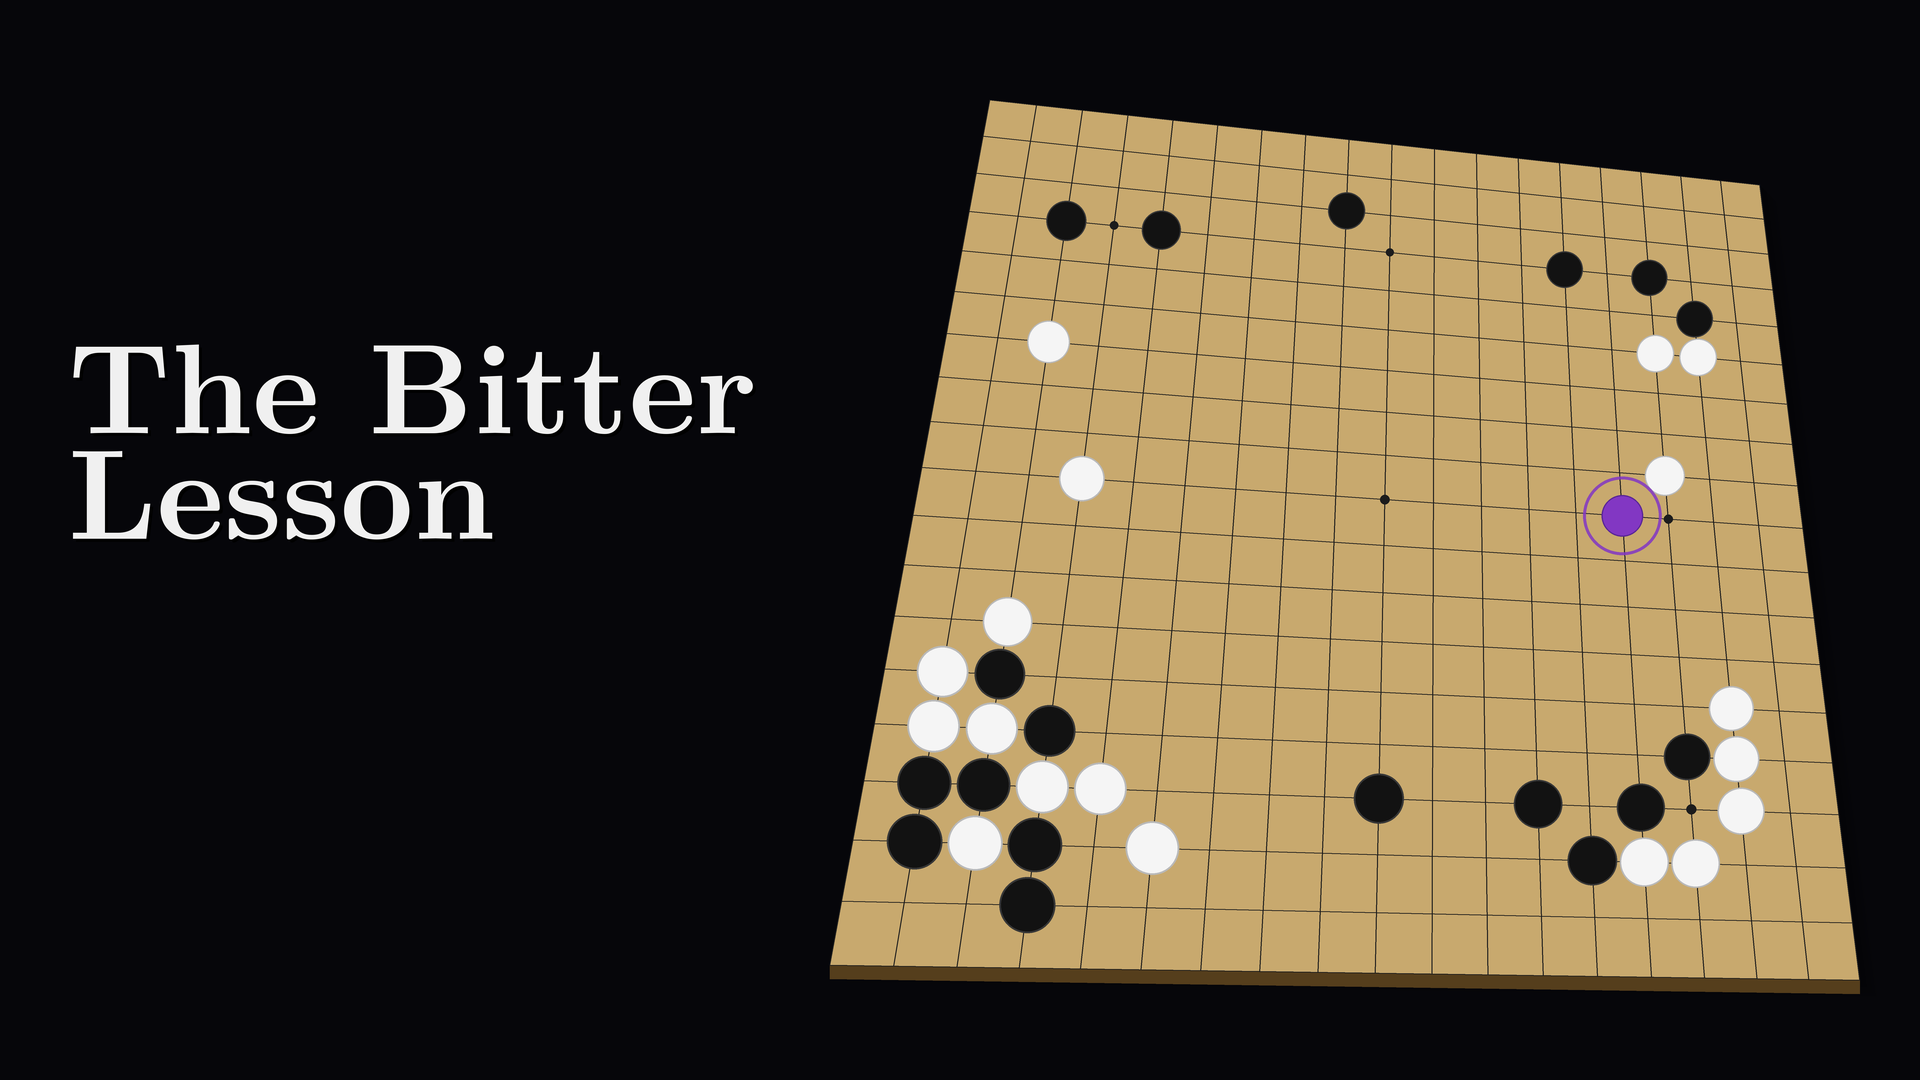

Reproduce this figure in Python.
#!/usr/bin/env python3
"""
thumbnail.py — YouTube thumbnail for "The Bitter Lesson".

Output: thumbnail.png  (1920×1080, 4× supersampled then bicubic-downscaled)
Run:    python3 thumbnail.py
"""

import numpy as np
from PIL import Image, ImageDraw, ImageFont

# ─── canvas ────────────────────────────────────────────────────────────────
SCALE = 4
W,  H  = 1920, 1080
WS, HS = W * SCALE, H * SCALE

# ─── colors ────────────────────────────────────────────────────────────────
BG_COL      = (6,   6,  10)
BOARD_COL   = (200, 169, 110)
GRID_COL    = (28,  28,  28)
STAR_COL    = (28,  28,  28)
BLACK_STONE = (18,  18,  18)
WHITE_STONE = (245, 245, 245)
PURPLE      = (130,  55, 195)   # muted violet
TITLE_COL   = (240, 240, 240)

# ─── board moves (37 total, black starts) ─────────────────────────────────
# (i, j): i = col 0–18 left→right, j = row 0–18 near→far
MOVES = [
    (15,15),(3,3),(2,15),(16,3),(14,3),(14,2),(13,2),   # 1–7
    (15,2),(2,5),(5,2),(12,3),(16,5),(8,16),(3,9),       # 8–14
    (15,4),(16,4),(2,3),(2,2),(1,2),(2,4),(1,3),         # 15–21
    (1,4),(3,4),(1,5),(3,2),(4,3),(3,1),(2,6),           # 22–28
    (9,3),(2,12),(4,15),(16,13),(16,14),(15,13),(13,15),(15,10),  # 29–36
    (14,9),                                               # 37
]
MOVE37_IDX   = 36
MOVE37_COORD = (14, 9)
STAR_PTS     = [(i,j) for i in [3,9,15] for j in [3,9,15]]

# ─── font paths ────────────────────────────────────────────────────────────
LM_DIR  = "/usr/local/texlive/2025/texmf-dist/fonts/opentype/public/lm/"
FONT_BD = LM_DIR + "lmroman10-bold.otf"
FONT_RG = LM_DIR + "lmroman10-regular.otf"

# ─── board perspective ─────────────────────────────────────────────────────
# Natural overhead angle (~55° tilt, slight horizontal rotation).
# j=0  = near (bottom, larger)  j=18 = far (top, smaller)
# Top edge ≈ 76 % of bottom edge → moderate, natural-looking perspective.
CORNERS_1X = {
    (0,  18): (990,  100),   # top-left  far
    (18, 18): (1760, 185),   # top-right far
    (18,  0): (1860, 980),   # bot-right near
    (0,   0): (830,  965),   # bot-left  near
}

def _homography(src, dst):
    A = []
    for (xs,ys),(xd,yd) in zip(src,dst):
        A += [[-xs,-ys,-1,0,0,0,xd*xs,xd*ys,xd],
              [0,0,0,-xs,-ys,-1,yd*xs,yd*ys,yd]]
    _,_,V = np.linalg.svd(np.array(A,float))
    M = V[-1].reshape(3,3)
    return M / M[2,2]

_SRC = [(0,0),(18,0),(18,18),(0,18)]
_DST = [(x*SCALE, y*SCALE) for (i,j),(x,y) in sorted(
        CORNERS_1X.items(),
        key=lambda kv: (_SRC[[(0,0),(18,0),(18,18),(0,18)].index(kv[0])],)
    )]
# build DST in the same order as SRC
_DST = [
    (CORNERS_1X[(0, 0)][0]*SCALE,  CORNERS_1X[(0, 0)][1]*SCALE),
    (CORNERS_1X[(18,0)][0]*SCALE,  CORNERS_1X[(18,0)][1]*SCALE),
    (CORNERS_1X[(18,18)][0]*SCALE, CORNERS_1X[(18,18)][1]*SCALE),
    (CORNERS_1X[(0, 18)][0]*SCALE, CORNERS_1X[(0, 18)][1]*SCALE),
]
_H = _homography(_SRC, _DST)

def b2s(i, j):
    """Board grid (i,j) → super-sampled screen (x,y)."""
    v = _H @ np.array([i, j, 1.0])
    return float(v[0]/v[2]), float(v[1]/v[2])

def local_radius(i, j):
    dx = np.linalg.norm(np.subtract(b2s(i+.5,j), b2s(i-.5,j)))
    dy = np.linalg.norm(np.subtract(b2s(i,j+.5), b2s(i,j-.5)))
    return (dx + dy) / 2 * 0.46

# ─── helpers ───────────────────────────────────────────────────────────────

def alpha_ring(img, cx, cy, r, color, width, alpha):
    """Draw a single anti-aliased ring on a transparent layer and composite."""
    layer = Image.new('RGBA', img.size, (0,0,0,0))
    d     = ImageDraw.Draw(layer)
    d.ellipse([cx-r, cy-r, cx+r, cy+r],
              outline=(*color, alpha), width=width)
    img.alpha_composite(layer)

def draw_single_ring(img, cx, cy, stone_r, color):
    """One clean ring just outside the stone edge."""
    ring_width = max(SCALE * 3, int(stone_r * 0.12))
    r          = int(stone_r * 1.90)
    alpha_ring(img, cx, cy, r, color, ring_width, 220)

def draw_board_shadow(img):
    """Soft drop-shadow underneath the near edge for 3-D depth."""
    layer = Image.new('RGBA', img.size, (0,0,0,0))
    d     = ImageDraw.Draw(layer)
    steps = 24
    for k in range(steps, 0, -1):
        off   = int(k * SCALE * 0.8)
        alpha = int(90 * (1 - k/steps) ** 0.7)
        pts   = [
            (int(b2s(0, 0)[0]+off),  int(b2s(0, 0)[1]+off)),
            (int(b2s(18,0)[0]+off),  int(b2s(18,0)[1]+off)),
            (int(b2s(18,18)[0]+off), int(b2s(18,18)[1]+off)),
            (int(b2s(0, 18)[0]+off), int(b2s(0, 18)[1]+off)),
        ]
        d.polygon(pts, fill=(0,0,0,alpha))
    img.alpha_composite(layer)

def draw_board_edge(draw):
    """Dark near-side edge face for physical board thickness."""
    thick = int(14 * SCALE)
    pts   = [
        b2s(0, 0), b2s(18, 0),
        (b2s(18,0)[0], b2s(18,0)[1]+thick),
        (b2s(0, 0)[0], b2s(0, 0)[1]+thick),
    ]
    draw.polygon([(int(x),int(y)) for x,y in pts], fill=(85, 62, 28))

def draw_vignette(img):
    """Subtle edge-darkening to focus the eye on the board."""
    layer = Image.new('RGBA', img.size, (0,0,0,0))
    d     = ImageDraw.Draw(layer)
    steps = 60
    for k in range(steps):
        t  = k / steps
        px = int(WS * 0.10 * t)
        py = int(HS * 0.14 * t)
        a  = int(110 * (1-t) ** 2.0)
        for rect in [
            [0, 0, WS-1, py],
            [0, HS-1-py, WS-1, HS-1],
            [0, 0, px, HS-1],
            [WS-1-px, 0, WS-1, HS-1],
        ]:
            d.rectangle(rect, fill=(0,0,0,a))
    img.alpha_composite(layer)

# ─── main ──────────────────────────────────────────────────────────────────

def main():
    img  = Image.new('RGBA', (WS, HS), (*BG_COL, 255))
    draw = ImageDraw.Draw(img)

    # ── board shadow ─────────────────────────────────────────────────────
    draw_board_shadow(img)
    draw = ImageDraw.Draw(img)

    # ── board near edge ───────────────────────────────────────────────────
    draw_board_edge(draw)

    # ── board surface ─────────────────────────────────────────────────────
    board_poly = [
        (int(b2s(0, 18)[0]),  int(b2s(0, 18)[1])),
        (int(b2s(18,18)[0]),  int(b2s(18,18)[1])),
        (int(b2s(18, 0)[0]),  int(b2s(18, 0)[1])),
        (int(b2s(0,  0)[0]),  int(b2s(0,  0)[1])),
    ]
    draw.polygon(board_poly, fill=BOARD_COL)

    # ── grid lines ────────────────────────────────────────────────────────
    lw = max(1, SCALE)
    for k in range(19):
        draw.line([b2s(k, 0), b2s(k, 18)], fill=GRID_COL, width=lw)
        draw.line([b2s(0, k), b2s(18, k)], fill=GRID_COL, width=lw)

    # ── star points ───────────────────────────────────────────────────────
    for si,sj in STAR_PTS:
        sx,sy = b2s(si,sj)
        sr    = max(2, int(local_radius(si,sj) * 0.22))
        draw.ellipse([sx-sr,sy-sr,sx+sr,sy+sr], fill=STAR_COL)

    # ── stones ────────────────────────────────────────────────────────────
    m37x, m37y = b2s(*MOVE37_COORD)
    m37r        = local_radius(*MOVE37_COORD)

    for idx,(ci,cj) in enumerate(MOVES):
        sx, sy = b2s(ci, cj)
        r      = int(local_radius(ci, cj))
        sw     = max(SCALE, int(r * 0.07))

        if idx == MOVE37_IDX:
            draw.ellipse([sx-r, sy-r, sx+r, sy+r],
                         fill=PURPLE, outline=(90, 38, 150), width=sw)
        elif idx % 2 == 0:
            draw.ellipse([sx-r, sy-r, sx+r, sy+r],
                         fill=BLACK_STONE, outline=(55,55,55), width=sw)
        else:
            draw.ellipse([sx-r, sy-r, sx+r, sy+r],
                         fill=WHITE_STONE, outline=(185,185,185), width=sw)

    # ── single ring around move 37 ────────────────────────────────────────
    draw_single_ring(img, m37x, m37y, int(m37r), PURPLE)
    draw = ImageDraw.Draw(img)

    # ── title text: "The Bitter Lesson" in Latin Modern Roman ────────────
    font_title = ImageFont.truetype(FONT_BD, int(128 * SCALE))

    text_x = int(68 * SCALE)
    y      = int(288 * SCALE)

    for line in ["The Bitter", "Lesson"]:
        # Soft shadow
        draw.text((text_x + int(3*SCALE), y + int(3*SCALE)),
                  line, font=font_title, fill=(0,0,0,160))
        draw.text((text_x, y), line, font=font_title, fill=TITLE_COL)
        bbox = draw.textbbox((text_x, y), line, font=font_title)
        y   += (bbox[3] - bbox[1]) + int(16 * SCALE)

    # ── vignette ─────────────────────────────────────────────────────────
    draw_vignette(img)

    # ── downscale to final resolution ─────────────────────────────────────
    final = img.convert('RGB').resize((W, H), Image.LANCZOS)
    final.save("thumbnail.png", 'PNG')
    print(f"Saved thumbnail.png  ({W}×{H})")

if __name__ == '__main__':
    main()
